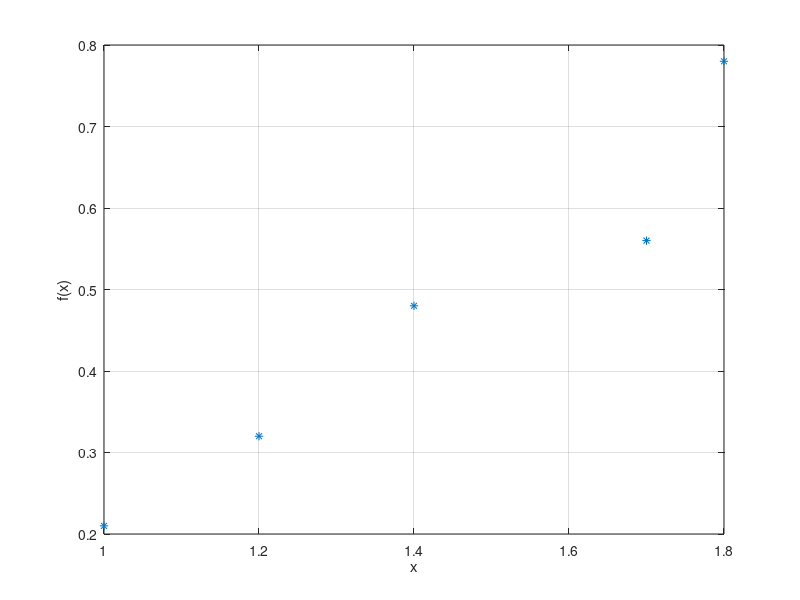

This chart was generated by the following MATLAB code:
clc; clear all;  clc;

x = [1 1.2 1.4 1.7 1.8];
y = [0.21 0.32 0.48 0.56 0.78];
plot(x,y,'*')
xlabel('x')
ylabel('f(x)')
grid on